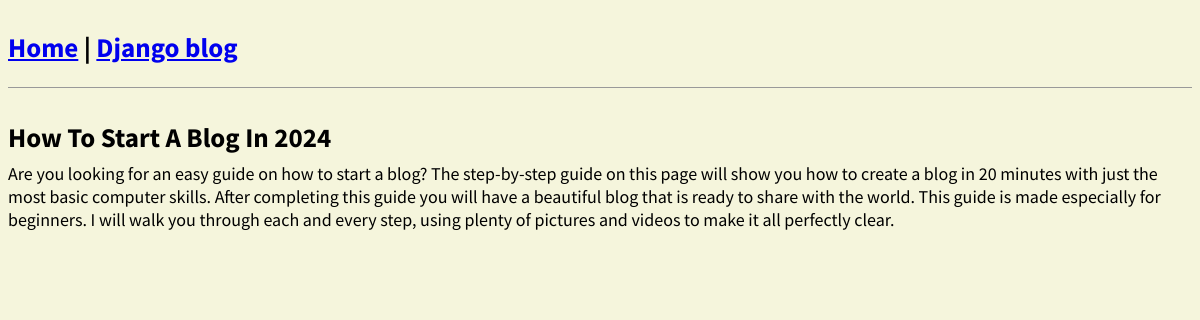
Page /blog/post/2 on the committed database.
### Blog_App/models.py (models this page shows, shortened)
class Blog_Post(models.Model):
    title = models.CharField(max_length=200)
    author = models.ForeignKey( 'auth.user', on_delete=models.CASCADE,)
    body = models.TextField()

### Blog_App/views.py (the view)
# urls.py: path('post/<int:id>', views.BlogDetails, name='detail'),
def BlogDetails(request, id):
  mymember = Blog_Post.objects.get(id=id)
  template = loader.get_template('Blog_detail.html')
  context = {
    'mymember': mymember,
  }
  return HttpResponse(template.render(context, request))

### Blog_App/templates/Blog_detail.html
{% extends 'blog_base.html' %}
{% block content %}
<div class="post-entry">
    <h2>{{ mymember.title }}</h2>
    <p>{{ mymember.body }}</p>
</div>
{% endblock content %}

### static/blog_css/blog.css (style rules this page uses)
body { font-family: 'Source Sans Pro', sans-serif; font-size: 18px; background-color: beige; }
.post-entry { margin-bottom: 2rem; }
.post-entry h2 { margin: 0.5rem 0; }
.post-entry p { margin: 0; font-weight: 400; }

### rows in the picture
Blog_Post: title "How To Start A Blog In 2024", body "Are you looking for an easy guide on how to start a blog? The step-by-step guide on this page will show you how to create a blog in 20 minutes with just the most basic computer skills. After completing this guide you will have a beautiful blog that is ready to share with the world. This guide is made especially for beginners. I will walk you through each and every step, using plenty of pictures and videos to make it all perfectly clear."
